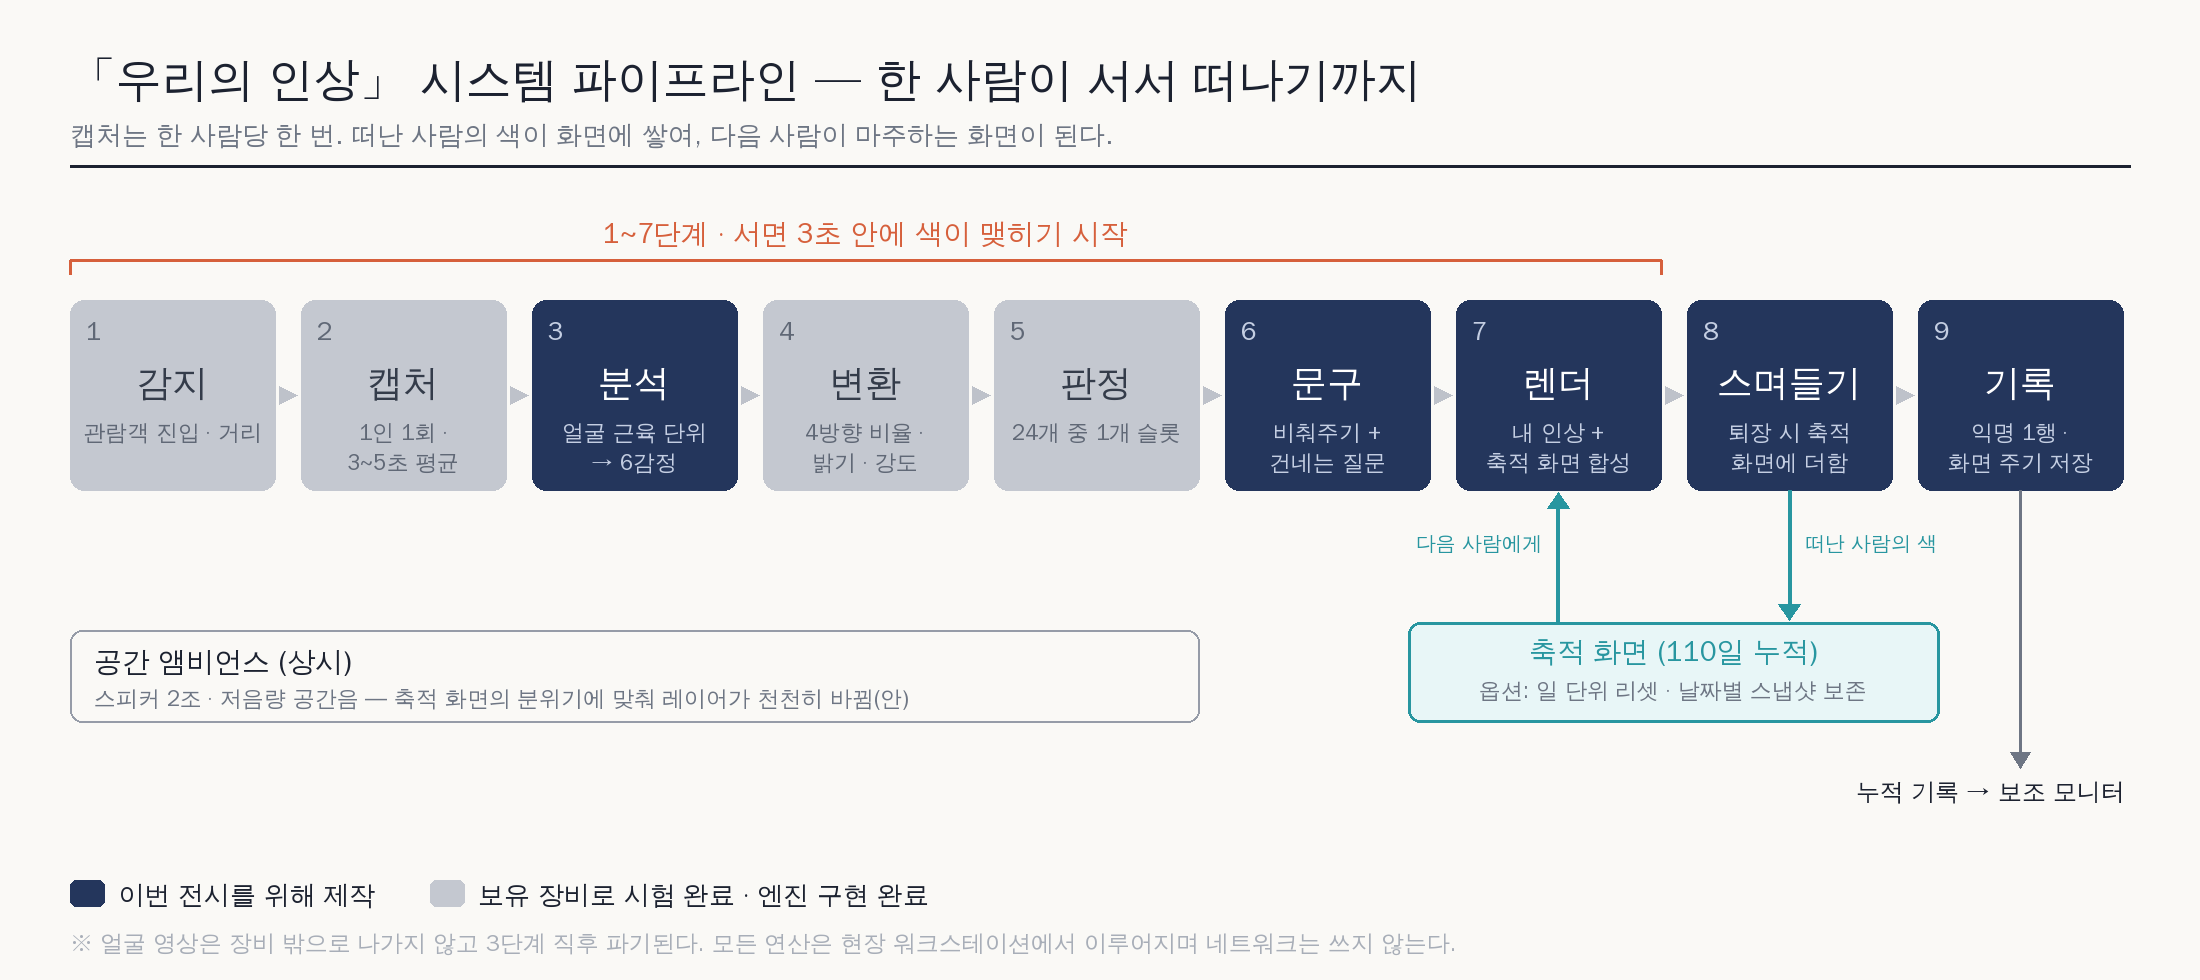

Generate this figure with Python:
"""「우리의 인상」 시스템 파이프라인 (국립중앙과학관 특별전 버전).

「감정의 인상」 9단계에서 달라진 점: 반응 재캡처 없음(1인 1회 캡처),
문구 = 비춰주기 + 건네는 질문, 축적 캔버스가 다음 관람객의 화면으로 되돌아옴.
실행: python3 fig_pipeline_ours.py → fig_pipeline_ours.png
"""
from PIL import Image, ImageDraw, ImageFont

FONT = '/usr/share/fonts/truetype/wqy/wqy-zenhei.ttc'
def f(sz):
    return ImageFont.truetype(FONT, sz)

BG    = (250, 249, 246)
INK   = (28, 34, 48)
SUB   = (110, 118, 132)
FAINT = (168, 174, 184)
NAVY  = (36, 54, 92)      # 이번 제작
GRAY  = (196, 200, 208)   # 보유·완료
ACCENT = (214, 96, 60)
TEAL  = (40, 150, 160)

STEPS = [
    ('1', '감지',   '관람객 진입 · 거리',      '보유'),
    ('2', '캡처',   '1인 1회 · 3~5초 평균',    '보유'),
    ('3', '분석',   '얼굴 근육 단위 → 6감정',  '제작'),
    ('4', '변환',   '4방향 비율 · 밝기 · 강도', '완료'),
    ('5', '판정',   '24개 중 1개 슬롯',        '완료'),
    ('6', '문구',   '비춰주기 + 건네는 질문',  '제작'),
    ('7', '렌더',   '내 인상 + 축적 화면 합성', '제작'),
    ('8', '스며들기', '퇴장 시 축적 화면에 더함', '제작'),
    ('9', '기록',   '익명 1행 · 화면 주기 저장', '제작'),
]

W, H = 2200, 980
img = Image.new('RGB', (W, H), BG)
d = ImageDraw.Draw(img)

d.text((70, 50), '「우리의 인상」 시스템 파이프라인 — 한 사람이 서서 떠나기까지', font=f(46), fill=INK)
d.text((70, 118), '캡처는 한 사람당 한 번. 떠난 사람의 색이 화면에 쌓여, 다음 사람이 마주하는 화면이 된다.', font=f(26), fill=SUB)
d.line([(70, 166), (W - 70, 166)], fill=INK, width=3)

N = len(STEPS)
MARGIN, GAP = 70, 26
BOX_W = (W - MARGIN * 2 - GAP * (N - 1)) // N
BOX_H, BOX_Y = 190, 300
xs = [MARGIN + i * (BOX_W + GAP) for i in range(N)]

def center_text(x, w, y, text, font, fill):
    bb = d.textbbox((0, 0), text, font=font)
    d.text((x + (w - (bb[2] - bb[0])) // 2, y), text, font=font, fill=fill)

for i, (num, name, out, kind) in enumerate(STEPS):
    x = xs[i]
    dev = kind == '제작'
    fill = NAVY if dev else GRAY
    txt = (255, 255, 255) if dev else (52, 60, 74)
    sub = (196, 206, 226) if dev else (96, 104, 118)
    d.rounded_rectangle([x, BOX_Y, x + BOX_W, BOX_Y + BOX_H], radius=14, fill=fill)
    d.text((x + 16, BOX_Y + 14), num, font=f(26), fill=sub)
    center_text(x, BOX_W, BOX_Y + 60, name, f(36), txt)
    words = out.split(' ')
    lines = [out]
    if d.textbbox((0, 0), out, font=f(22))[2] > BOX_W - 20:
        mid = (len(words) + 1) // 2
        lines = [' '.join(words[:mid]), ' '.join(words[mid:])]
    for k, ln in enumerate(lines):
        center_text(x, BOX_W, BOX_Y + 118 + k * 30, ln, f(22), sub)
    if i < N - 1:
        ax, ay = x + BOX_W + 4, BOX_Y + BOX_H // 2
        d.polygon([(ax, ay - 9), (ax + GAP - 8, ay), (ax, ay + 9)], fill=(190, 194, 202))

# ── 3초 브래킷 (1~7)
b_x0, b_x1 = xs[0], xs[6] + BOX_W
b_y = BOX_Y - 40
d.line([(b_x0, b_y), (b_x1, b_y)], fill=ACCENT, width=3)
d.line([(b_x0, b_y), (b_x0, b_y + 14)], fill=ACCENT, width=3)
d.line([(b_x1, b_y), (b_x1, b_y + 14)], fill=ACCENT, width=3)
center_text(b_x0, b_x1 - b_x0, b_y - 44, '1~7단계 · 서면 3초 안에 색이 맺히기 시작', f(28), ACCENT)

# ── 축적 루프: 8 → 축적 화면 → 7 (다음 관람객)
cx7 = xs[6] + BOX_W // 2
cx8 = xs[7] + BOX_W // 2
ly = BOX_Y + BOX_H + 110
bt = ly + 22                       # 축적 화면 박스 윗변
d.line([(cx8, BOX_Y + BOX_H), (cx8, bt - 14)], fill=TEAL, width=4)
d.polygon([(cx8 - 11, bt - 18), (cx8 + 11, bt - 18), (cx8, bt - 2)], fill=TEAL)
d.line([(cx7, bt), (cx7, BOX_Y + BOX_H + 14)], fill=TEAL, width=4)
d.polygon([(cx7 - 11, BOX_Y + BOX_H + 18), (cx7 + 11, BOX_Y + BOX_H + 18), (cx7, BOX_Y + BOX_H + 2)], fill=TEAL)
d.text((cx8 + 16, BOX_Y + BOX_H + 40), '떠난 사람의 색', font=f(20), fill=TEAL)
d.text((cx7 - 16, BOX_Y + BOX_H + 40), '다음 사람에게', font=f(20), fill=TEAL, anchor='ra')
d.rounded_rectangle([cx7 - 150, bt, cx8 + 150, bt + 100], radius=12, outline=TEAL, width=3, fill=(232, 246, 247))
center_text(cx7 - 150, cx8 - cx7 + 300, bt + 12, '축적 화면 (110일 누적)', f(28), TEAL)
center_text(cx7 - 150, cx8 - cx7 + 300, bt + 54, '옵션: 일 단위 리셋 · 날짜별 스냅샷 보존', f(22), SUB)

# ── 9 → 누적 기록 (보조 모니터)
cx9 = xs[8] + BOX_W // 2
d.line([(cx9, BOX_Y + BOX_H), (cx9, ly + 160)], fill=SUB, width=3)
d.polygon([(cx9 - 10, ly + 152), (cx9 + 10, ly + 152), (cx9, ly + 168)], fill=SUB)
center_text(xs[8] - 60, BOX_W + 60, ly + 176, '누적 기록 → 보조 모니터', f(24), INK)

# ── 사운드 레인
sy = ly + 30
d.rounded_rectangle([xs[0], sy, xs[4] + BOX_W, sy + 92], radius=12, outline=(150, 156, 168), width=2)
d.text((xs[0] + 24, sy + 14), '공간 앰비언스 (상시)', font=f(28), fill=INK)
d.text((xs[0] + 24, sy + 54), '스피커 2조 · 저음량 공간음 — 축적 화면의 분위기에 맞춰 레이어가 천천히 바뀜(안)', font=f(22), fill=SUB)

# ── 범례
ly2 = H - 100
d.rounded_rectangle([MARGIN, ly2, MARGIN + 34, ly2 + 26], radius=6, fill=NAVY)
d.text((MARGIN + 48, ly2 - 2), '이번 전시를 위해 제작', font=f(26), fill=INK)
d.rounded_rectangle([MARGIN + 360, ly2, MARGIN + 394, ly2 + 26], radius=6, fill=GRAY)
d.text((MARGIN + 408, ly2 - 2), '보유 장비로 시험 완료 · 엔진 구현 완료', font=f(26), fill=INK)
d.text((MARGIN, H - 52),
       '※ 얼굴 영상은 장비 밖으로 나가지 않고 3단계 직후 파기된다. 모든 연산은 현장 워크스테이션에서 이루어지며 네트워크는 쓰지 않는다.',
       font=f(23), fill=FAINT)

img.save('fig_pipeline_ours.png')
print('saved fig_pipeline_ours.png')
